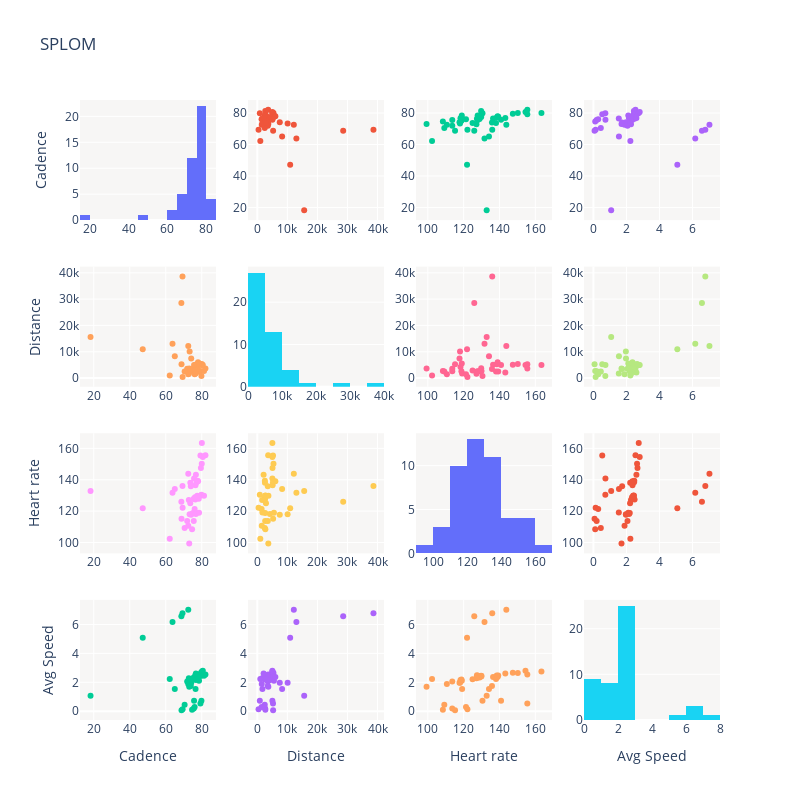

Notebook cell for this chart:
### Markdown cell above
This is a screenshot of the figure. Please rerun the code and see the interactive plotly figure.

![SPLOM 1](https://github.com/alisongh/MADS/blob/ea621a8ad7b325cc580b1b24961f9411cb851d7d/SIADS%20521/Assignment%204/assets/SPLOM_1.png?raw=true)

### Code cell
import plotly.figure_factory as ff 

df_new = df_resample[['cadence','distance','heart_rate','avg_speed']]
df_new.rename(columns={'cadence':'Cadence','distance':'Distance','heart_rate':'Heart rate','avg_speed':'Avg Speed'}, inplace=True)

fig = ff.create_scatterplotmatrix(df_new, diag='histogram', height=800, width=800)

fig.update_layout(
    title="SPLOM",
    plot_bgcolor='rgb(247, 246, 245)'
)
fig.show()
